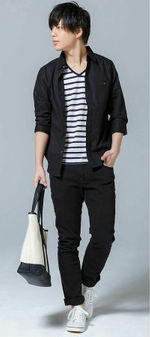
#> input picture clothesImages/1.jpg, 150 x 337 px
$ python OpenCV_Test3.py
#> lines starting #> are read from the running program, lines starting #| are printed output that depends on the picture; long printed decimals are rounded
#!/usr/bin/env python
# -*- coding: UTF-8 -*-

# 服装で検証（特徴点マッチング）

"""feature detection."""

import cv2
import os

TARGET_FILE = '1.jpg'
IMG_DIR = os.path.abspath(os.path.dirname(__file__)) + '/clothesImages/'
IMG_SIZE = (200, 200)

target_img_path = IMG_DIR + TARGET_FILE
target_img = cv2.imread(target_img_path, cv2.IMREAD_GRAYSCALE)
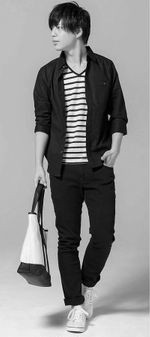
#> target_img: shape (337, 150); min 0, max 255, mean 138.8
target_img = cv2.resize(target_img, IMG_SIZE)
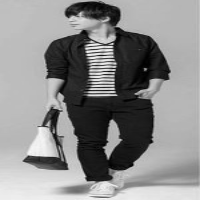
#> target_img: shape (200, 200); min 0, max 247, mean 138.6

bf = cv2.BFMatcher(cv2.NORM_HAMMING)
# detector = cv2.ORB_create()
detector = cv2.AKAZE_create()
(target_kp, target_des) = detector.detectAndCompute(target_img, None)
#> target_kp = 112 keypoints; strongest (x, y, size): (113, 126, 8.1), (112, 124, 5.7), (107, 150, 5.7), (54, 112, 5.7)

print('TARGET_FILE: %s' % (TARGET_FILE))

files = os.listdir(IMG_DIR)
for file in files:
    if file == '.DS_Store' or file == TARGET_FILE:
        continue

    comparing_img_path = IMG_DIR + file
    try:
        comparing_img = cv2.imread(comparing_img_path, cv2.IMREAD_GRAYSCALE)
        comparing_img = cv2.resize(comparing_img, IMG_SIZE)
        (comparing_kp, comparing_des) = detector.detectAndCompute(comparing_img, None)
        matches = bf.match(target_des, comparing_des)
        dist = [m.distance for m in matches]
        ret = sum(dist) / len(dist)
    except cv2.error:
        ret = 100000

    print(file, ret)
#> pass 2 of the loop `for file in files:`:
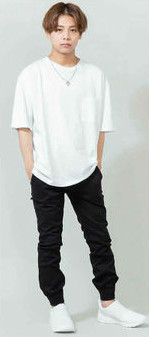
#> input picture clothesImages/10.jpg, 149 x 337 px
#> `comparing_img = cv2.imread(comparing_img_path, cv2.IMREAD_GRAYSCALE)`:
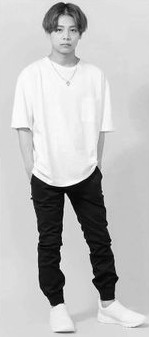
#> comparing_img: shape (337, 149); min 0, max 255, mean 190.2
#> `comparing_img = cv2.resize(comparing_img, IMG_SIZE)`:
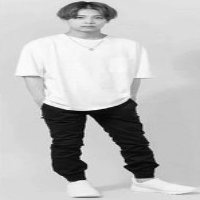
#> comparing_img: shape (200, 200); min 3, max 254, mean 190.1
#> comparing_kp = 78 keypoints; strongest (x, y, size): (90, 122, 8.1), (130, 104, 8.1), (80, 116, 8.1), (90, 120, 5.7)
#> matches = 112 matches
#> dist = 112 values, max 189 at index 24, min 48 at index 10, mean 125.6
#> ret = 125.6
#| 10.jpg 125.625
#> pass 3 of the loop `for file in files:`:
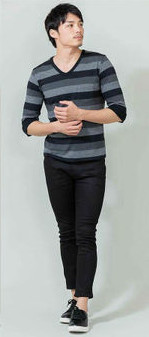
#> input picture clothesImages/11.jpg, 149 x 337 px
#> `comparing_img = cv2.imread(comparing_img_path, cv2.IMREAD_GRAYSCALE)`:
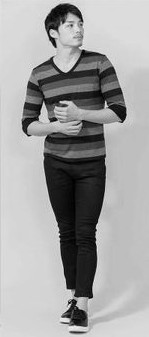
#> comparing_img: shape (337, 149); min 0, max 244, mean 160.8
#> `comparing_img = cv2.resize(comparing_img, IMG_SIZE)`:
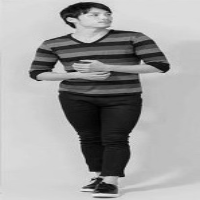
#> comparing_img: shape (200, 200); min 1, max 239, mean 160.7
#> comparing_kp = 98 keypoints; strongest (x, y, size): (59, 68, 8.1), (59, 66, 5.7), (166, 68, 4.8), (50, 66, 5.7)
#> dist = 112 values, max 189 at index 12, min 59 at index 13, mean 123.4
#> ret = 123.4
#| 11.jpg 123.411
